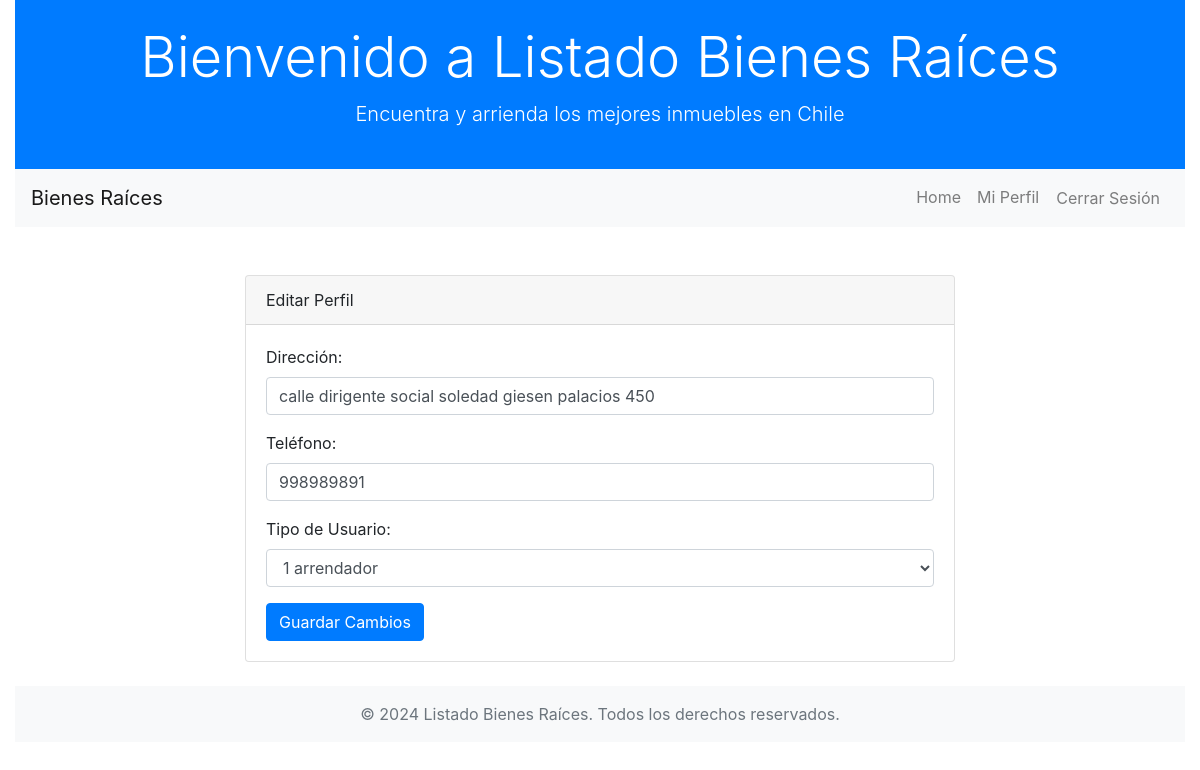
/listings/profile/edit/ (signed in), run on the app's committed database.
### listings/models.py (models this page shows, shortened)
class UserProfile(models.Model):
    user = models.OneToOneField(User, on_delete=models.CASCADE, null=False)
    rut = models.CharField(max_length=9, primary_key=True)
    address = models.CharField(max_length=50, null=False, blank=False)
    phone = models.CharField(max_length=50, null=False, blank=False)
    user_type = models.ForeignKey(UserType, on_delete=models.CASCADE, null=False)

class UserType(models.Model):
    name = models.CharField(max_length=12)
    def __str__(self):
        return f"{self.id} {self.name}"

### listings/views.py (the view)
# urls.py: path('profile/edit/', views.edit_profile, name='edit_profile'),
@login_required
def edit_profile(request):
    user_profile, created = UserProfile.objects.get_or_create(user=request.user)
    if request.method == 'POST':
        form = UserProfileForm(request.POST, instance=user_profile)
        if form.is_valid():
            form.save()
            return redirect('profile')
        else:
            print("Form is not valid:", form.errors)
    else:
        form = UserProfileForm(instance=user_profile)
    return render(request, 'edit_profile.html', {'form': form})

### listings/forms.py
class UserProfileForm(forms.ModelForm):
    class Meta:
        model = UserProfile
        fields = ( 'address', 'phone', 'user_type')

### listings/templates/edit_profile.html (shortened to what this page needs)
{% extends "base.html" %}
{% block content %}
<div class="container mt-5">
  <div class="row justify-content-center">
    <div class="col-md-8">
      <div class="card">
        <div class="card-header">Editar Perfil</div>
        <div class="card-body">
          <form method="post">
            <div class="form-group">
              <label for="id_address">Dirección:</label>
              <input
                type="text"
                name="address"
                maxlength="50"
                required
                id="id_address"
                class="form-control"
                value="{{ form.address.value|default:'' }}"
              />
            </div>
            <div class="form-group">
              <label for="id_phone">Teléfono:</label>
              <input
                type="text"
                name="phone"
                maxlength="50"
                required
                id="id_phone"
                class="form-control"
                value="{{ form.phone.value|default:'' }}"
              />
            </div>
            <div class="form-group">
              <label for="id_user_type">Tipo de Usuario:</label>
              <select
                name="user_type"
                id="id_user_type"
                class="form-control"
              >
                {% for choice in form.user_type.field.choices %}
                  <option value="{{ choice.0 }}" {% if choice.0 == form.user_type.value %}selected{% endif %}>{{ choice.1 }}</option>
                {% endfor %}
              </select>
            </div>
            <button type="submit" class="btn btn-primary">Guardar Cambios</button>
          </form>
        </div>
      </div>
    </div>
  </div>
</div>
{% endblock %}

### data on the page
UserProfile: address "calle dirigente social soledad giesen palacios 450", phone "998989891"
UserType: user_type "1 arrendador"
